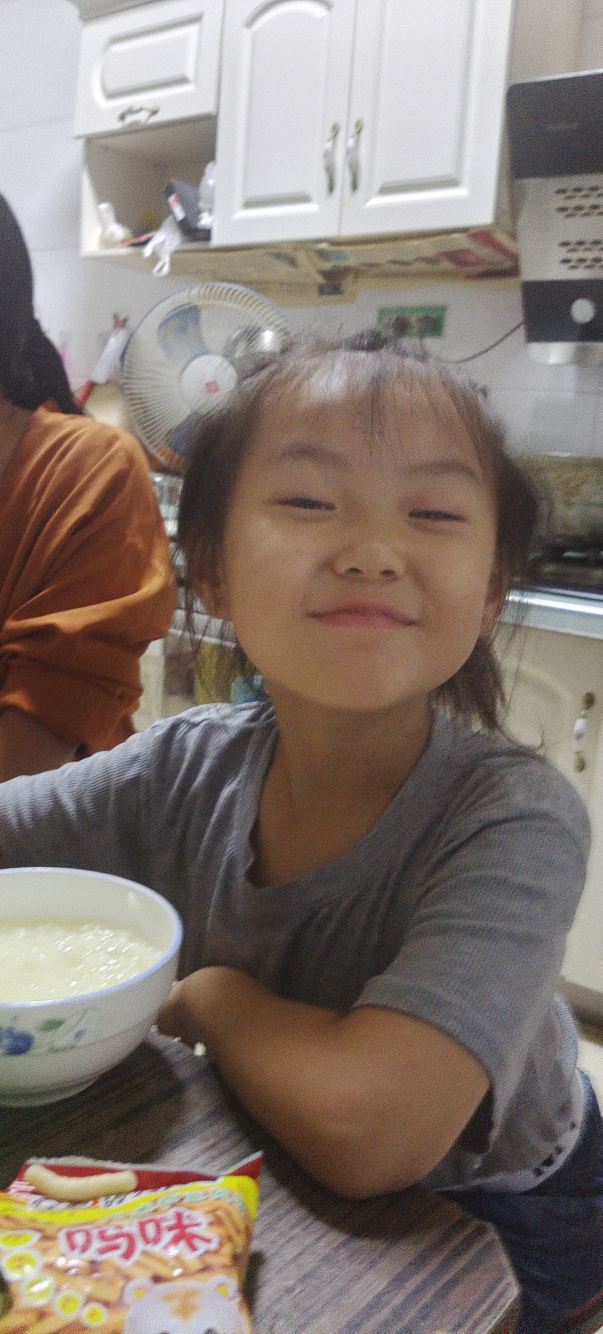
#> input picture FaceIdentify/h3.jpg, 1808 x 4000 px (shown at 1/3 size)
$ python '06-识别多个人脸.py'
#> lines starting #> are read from the running program, lines starting #| are printed output that depends on the picture; after the words box and inside, x2 and y2 are one past the last pixel; in counts of white or black regions, pixels touching at a corner belong together
#> further down, img1 is the input picture: shape (4000, 1808, 3); mean B, G, R 111.6, 118.8, 131.3
#导入cv模块
import cv2 as cv
#自定义等比例缩放函数
def img_resize(image):
    height, width = image.shape[0], image.shape[1]
#> height = 4000; width = 1808
    # 设置新的图片分辨率框架
    width_new = 740
    height_new = 360
    # 判断图片的长宽比率
    if width / height >= width_new / height_new:
        img_new = cv.resize(image, (width_new, int(height * width_new / width)))
    else:
        img_new = cv.resize(image, (int(width * height_new / height), height_new))
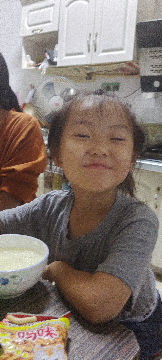
#> img_new: shape (360, 162, 3); mean B, G, R 111.5, 118.7, 131.1
    return img_new

#定义识别函数
def face_detect_demo():
    # 灰化图像
    gary_img = cv.cvtColor(img,cv.COLOR_BGR2GRAY)
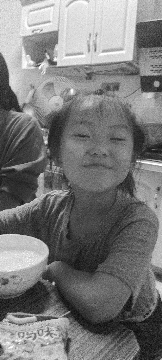
#> gary_img: shape (360, 162); min 9, max 255, mean 121.6
    #确定识别函数使用的模型
    face_detect = cv.CascadeClassifier('D:/Program/ZZZ\opencv/sources/data/haarcascades/haarcascade_frontalface_alt2.xml')
    #识别位置，存入二维数组face，是所有的位置
    face = face_detect.detectMultiScale(gary_img)#(图像，搜索框缩放比例，结果怀疑次数，默认0，（筛掉，比这小的），（筛掉，比大）)
#> face = [[59, 104, 85, 85]]
    #在原图中添加矩形
    for x,y,w,h in face:#for结构已经起到了多人标记的功能
        cv.rectangle(img,(x,y),(x+w,y+h),color=(0,255,0),thickness=2)
#> this loop made 1 pass
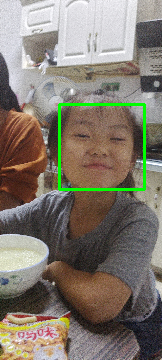
#> img: shape (360, 162, 3); 1.74% of pixels changed, all inside (x1, y1, x2, y2) = (58, 103, 146, 191)
    #显示结果图像
    cv.imshow("result",img)


#读取图像
img1= cv.imread("h3.jpg")


#修改尺寸
img = img_resize(img1)
#自定义识别、画矩形、输出函数
face_detect_demo()
#等待
cv.waitKey(10000)
#释放内存
cv.destroyAllWindows()

$ run again, with FaceIdentify/h1.jpg copied over FaceIdentify/h3.jpg
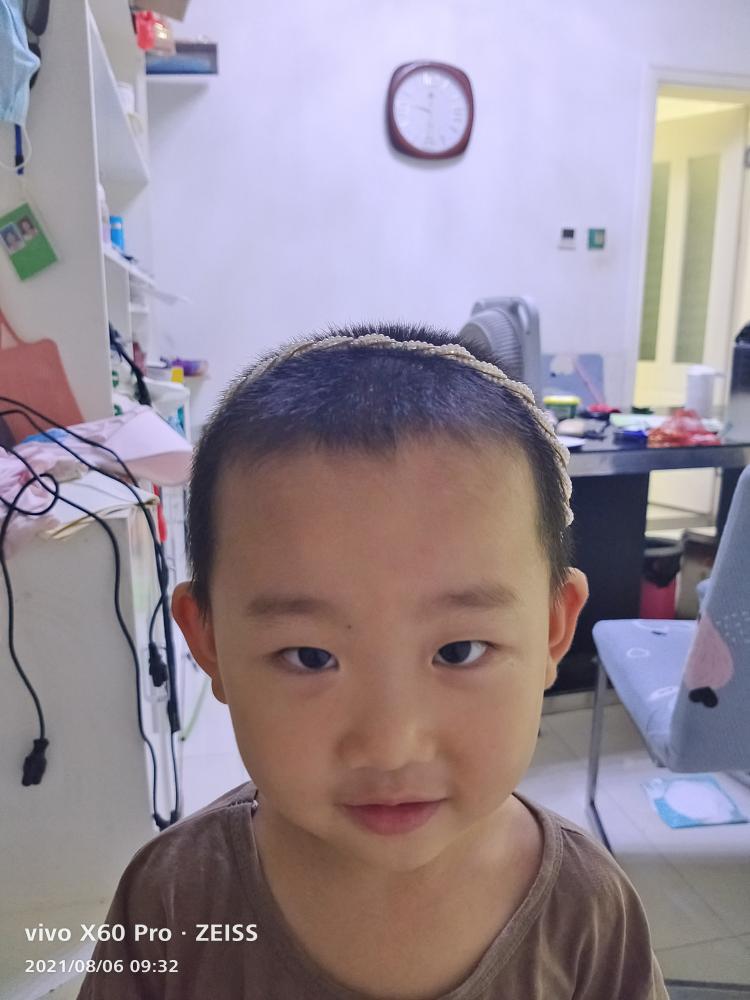
#> input picture FaceIdentify/h1.jpg, 3000 x 4000 px (shown at 1/4 size)
#> img1 is the input picture: shape (4000, 3000, 3); mean B, G, R 150.4, 140, 151.4
#> in face_detect_demo, `gary_img = cv.cvtColor(img,cv.COLOR_BGR2GRAY)`:
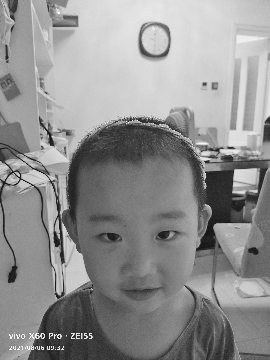
#> gary_img: shape (360, 270); min 8, max 253, mean 144.5
#> face = [[66, 179, 150, 150]]
#> the loop in face_detect_demo, `for x,y,w,h in face:#for结构已经起到了多人标记的功能` made 1 pass
#> after the loop in face_detect_demo, `for x,y,w,h in face:#for结构已经起到了多人标记的功能`:
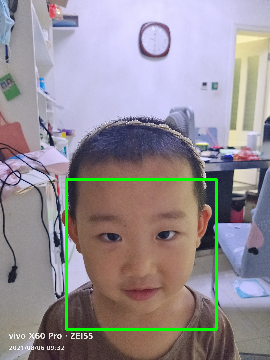
#> img: shape (360, 270, 3); mean B, G, R 148.3, 142.7, 149.1

$ run again, with FaceIdentify/ph1.jpg copied over FaceIdentify/h3.jpg
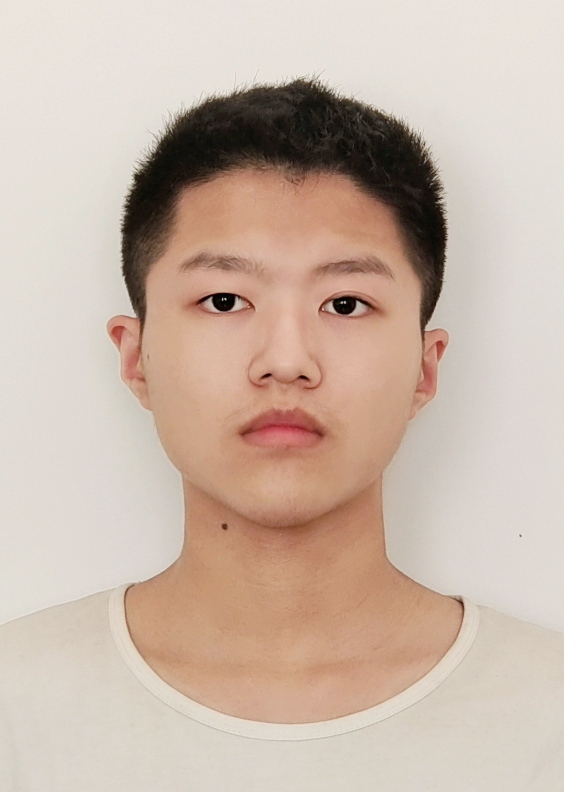
#> input picture FaceIdentify/ph1.jpg, 1153 x 1584 px (shown at 1/2 size)
#> img1 is the input picture: shape (1584, 1153, 3); mean B, G, R 170.5, 184, 202.8
#> in face_detect_demo, `gary_img = cv.cvtColor(img,cv.COLOR_BGR2GRAY)`:
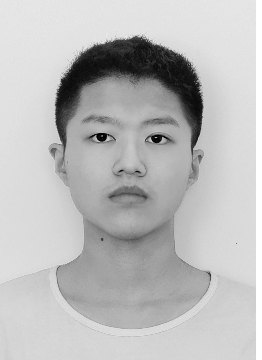
#> gary_img: shape (360, 262); min 0, max 255, mean 188
#> face = [[50, 76, 160, 160]]
#> the loop in face_detect_demo, `for x,y,w,h in face:#for结构已经起到了多人标记的功能` made 1 pass
#> after the loop in face_detect_demo, `for x,y,w,h in face:#for结构已经起到了多人标记的功能`:
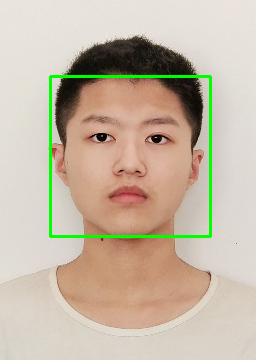
#> img: shape (360, 262, 3); mean B, G, R 167.5, 185.9, 199.2
